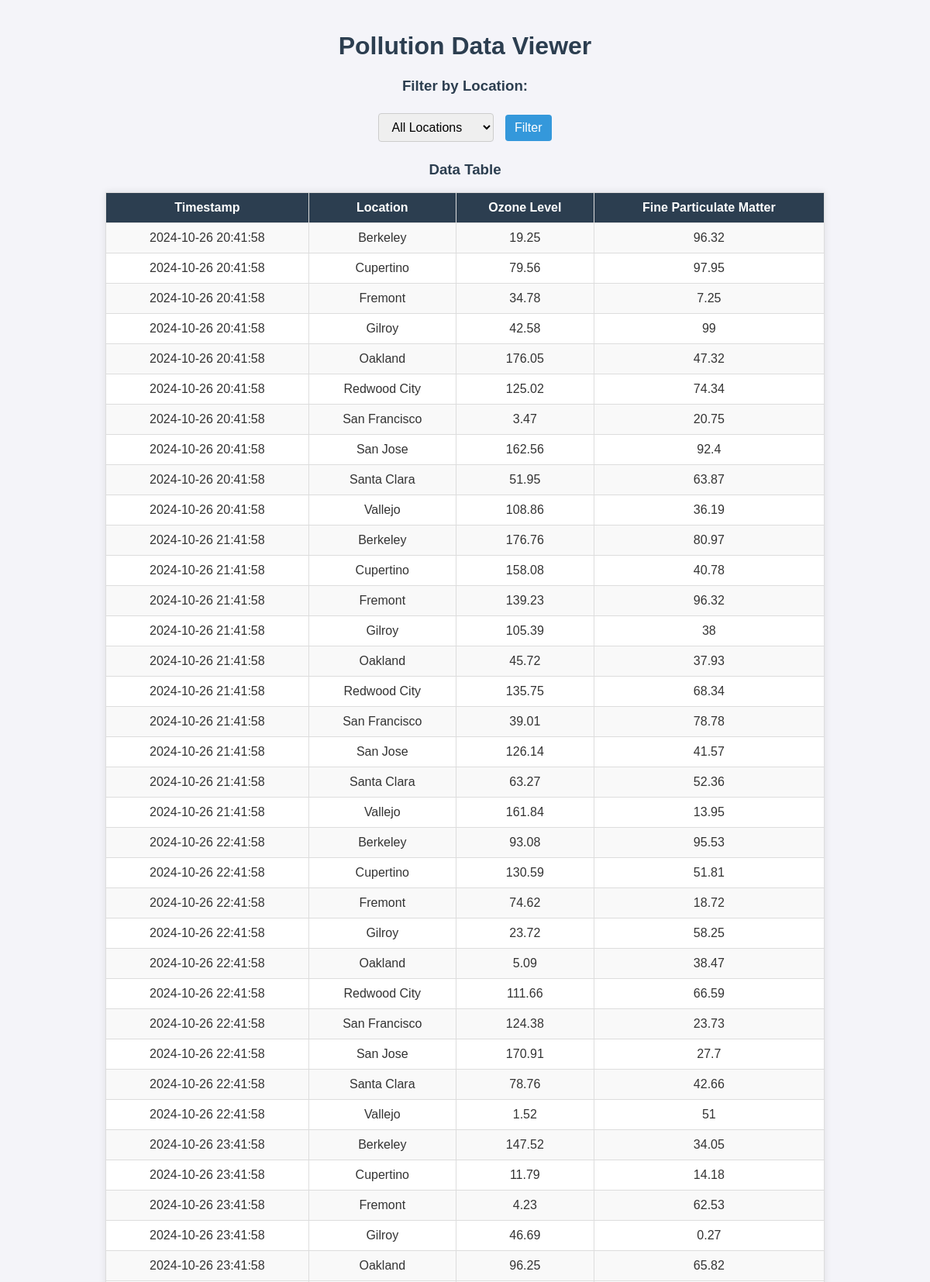
The app's page /pollution-data (upper part) with its own data.
### tables this page shows
CREATE TABLE PollutionData (
Timestamp TIMESTAMP,
Location VARCHAR(255),
OzoneLevel DECIMAL(5, 2),
FineParticulateMatter DECIMAL(5, 2),
PRIMARY KEY (Timestamp, Location)
);

### routes/pollution_routes.py (the view)
@pollution_bp.route('/pollution-data')
def pollution_data():
   conn = get_db_connection()
   locations_query = 'SELECT DISTINCT location FROM PollutionData ORDER BY location'
   locations = [row['location'] for row in conn.execute(locations_query).fetchall()]
   selected_location = request.args.get('location', 'all')
   if selected_location and selected_location != 'all':
       query = 'SELECT * FROM PollutionData WHERE location = ? ORDER BY timestamp'
       pollution_records = conn.execute(query, (selected_location,)).fetchall()
   else:
       query = 'SELECT * FROM PollutionData ORDER BY timestamp'
       pollution_records = conn.execute(query).fetchall()
   conn.close()
   return render_template('pollution-data.html',
                          pollution_records=pollution_records,
                          locations=locations,
                          selected_location=selected_location)

### routes/pollution_routes.py (called while the page is built)
def get_db_connection():
   connection = sqlite3.connect('instance/database.db')
   connection.row_factory = sqlite3.Row
   return connection

### templates/pollution-data.html (shortened to what this page needs)
<!DOCTYPE html>
<html>
<head>
</head>
<body>
  <h1>Pollution Data Viewer</h1>
  <h3>Filter by Location:</h3>
  <form method="get" action="/pollution-data">
      <select name="location">
          <option value="all" {% if selected_location == 'all' %}selected{% endif %}>All Locations</option>
      </select>
      <button type="submit">Filter</button>
  </form>
  <h3>Data Table</h3>
  {% if pollution_records %}
      <table>
          <tr>
              <th>Timestamp</th>
              <th>Location</th>
              <th>Ozone Level</th>
              <th>Fine Particulate Matter</th>
          </tr>
          {% for record in pollution_records %}
              <tr>
                  <td>{{ record['timestamp'] }}</td>
                  <td>{{ record['location'] }}</td>
                  <td>{{ record['OzoneLevel'] }}</td>
                  <td>{{ record['FineParticulateMatter'] }}</td>
              </tr>
          {% endfor %}
      </table>
  {% else %}
      <p>No pollution data available for the selected location.</p>
  {% endif %}
</body>
</html>

### templates/pollution-data.html (style rules this page uses)
body { font-family: Arial, sans-serif; background-color: #f4f4f9; color: #333; margin: 0; padding: 20px; }
h1, h3 { text-align: center; color: #2c3e50; }
form { text-align: center; margin-bottom: 20px; }
select, button { padding: 8px 12px; font-size: 16px; margin: 5px; border: 1px solid #ccc; border-radius: 4px; }
button { background-color: #3498db; color: white; border: none; cursor: pointer; }
table { width: 80%; margin: 0 auto; border-collapse: collapse; background-color: white; box-shadow: 0 0 10px rgba(0, 0, 0, 0.1); }
th, td { padding: 10px; text-align: center; border: 1px solid #ddd; }
th { background-color: #2c3e50; color: white; }
tr:nth-child(even) { background-color: #f9f9f9; }

### records on screen
PollutionData: timestamp "2024-10-26 20:41:58", location "Berkeley", OzoneLevel "19.25", FineParticulateMatter "96.32"
PollutionData: timestamp "2024-10-26 20:41:58", location "Cupertino", OzoneLevel "79.56", FineParticulateMatter "97.95"
PollutionData: timestamp "2024-10-26 20:41:58", location "Fremont", OzoneLevel "34.78", FineParticulateMatter "7.25"
PollutionData: timestamp "2024-10-26 20:41:58", location "Gilroy", OzoneLevel "42.58", FineParticulateMatter "99"
PollutionData: timestamp "2024-10-26 20:41:58", location "Oakland", OzoneLevel "176.05", FineParticulateMatter "47.32"
PollutionData: timestamp "2024-10-26 20:41:58", location "Redwood City", OzoneLevel "125.02", FineParticulateMatter "74.34"
PollutionData: timestamp "2024-10-26 20:41:58", location "San Francisco", OzoneLevel "3.47", FineParticulateMatter "20.75"
PollutionData: timestamp "2024-10-26 20:41:58", location "San Jose", OzoneLevel "162.56", FineParticulateMatter "92.4"
PollutionData: timestamp "2024-10-26 20:41:58", location "Santa Clara", OzoneLevel "51.95", FineParticulateMatter "63.87"
PollutionData: timestamp "2024-10-26 20:41:58", location "Vallejo", OzoneLevel "108.86", FineParticulateMatter "36.19"
PollutionData: timestamp "2024-10-26 21:41:58", location "Berkeley", OzoneLevel "176.76", FineParticulateMatter "80.97"
PollutionData: timestamp "2024-10-26 21:41:58", location "Cupertino", OzoneLevel "158.08", FineParticulateMatter "40.78"
PollutionData: timestamp "2024-10-26 21:41:58", location "Fremont", OzoneLevel "139.23", FineParticulateMatter "96.32"
PollutionData: timestamp "2024-10-26 21:41:58", location "Gilroy", OzoneLevel "105.39", FineParticulateMatter "38"
PollutionData: timestamp "2024-10-26 21:41:58", location "Oakland", OzoneLevel "45.72", FineParticulateMatter "37.93"
PollutionData: timestamp "2024-10-26 21:41:58", location "Redwood City", OzoneLevel "135.75", FineParticulateMatter "68.34"
PollutionData: timestamp "2024-10-26 21:41:58", location "San Francisco", OzoneLevel "39.01", FineParticulateMatter "78.78"
PollutionData: timestamp "2024-10-26 21:41:58", location "San Jose", OzoneLevel "126.14", FineParticulateMatter "41.57"
PollutionData: timestamp "2024-10-26 21:41:58", location "Santa Clara", OzoneLevel "63.27", FineParticulateMatter "52.36"
PollutionData: timestamp "2024-10-26 21:41:58", location "Vallejo", OzoneLevel "161.84", FineParticulateMatter "13.95"
PollutionData: timestamp "2024-10-26 22:41:58", location "Berkeley", OzoneLevel "93.08", FineParticulateMatter "95.53"
PollutionData: timestamp "2024-10-26 22:41:58", location "Cupertino", OzoneLevel "130.59", FineParticulateMatter "51.81"
PollutionData: timestamp "2024-10-26 22:41:58", location "Fremont", OzoneLevel "74.62", FineParticulateMatter "18.72"
PollutionData: timestamp "2024-10-26 22:41:58", location "Gilroy", OzoneLevel "23.72", FineParticulateMatter "58.25"
PollutionData: timestamp "2024-10-26 22:41:58", location "Oakland", OzoneLevel "5.09", FineParticulateMatter "38.47"
PollutionData: timestamp "2024-10-26 22:41:58", location "Redwood City", OzoneLevel "111.66", FineParticulateMatter "66.59"
PollutionData: timestamp "2024-10-26 22:41:58", location "San Francisco", OzoneLevel "124.38", FineParticulateMatter "23.73"
PollutionData: timestamp "2024-10-26 22:41:58", location "San Jose", OzoneLevel "170.91", FineParticulateMatter "27.7"
PollutionData: timestamp "2024-10-26 22:41:58", location "Santa Clara", OzoneLevel "78.76", FineParticulateMatter "42.66"
PollutionData: timestamp "2024-10-26 22:41:58", location "Vallejo", OzoneLevel "1.52", FineParticulateMatter "51"
PollutionData: timestamp "2024-10-26 23:41:58", location "Berkeley", OzoneLevel "147.52", FineParticulateMatter "34.05"
PollutionData: timestamp "2024-10-26 23:41:58", location "Cupertino", OzoneLevel "11.79", FineParticulateMatter "14.18"
PollutionData: timestamp "2024-10-26 23:41:58", location "Fremont", OzoneLevel "4.23", FineParticulateMatter "62.53"
PollutionData: timestamp "2024-10-26 23:41:58", location "Gilroy", OzoneLevel "46.69", FineParticulateMatter "0.27"
PollutionData: timestamp "2024-10-26 23:41:58", location "Oakland", OzoneLevel "96.25", FineParticulateMatter "65.82"
